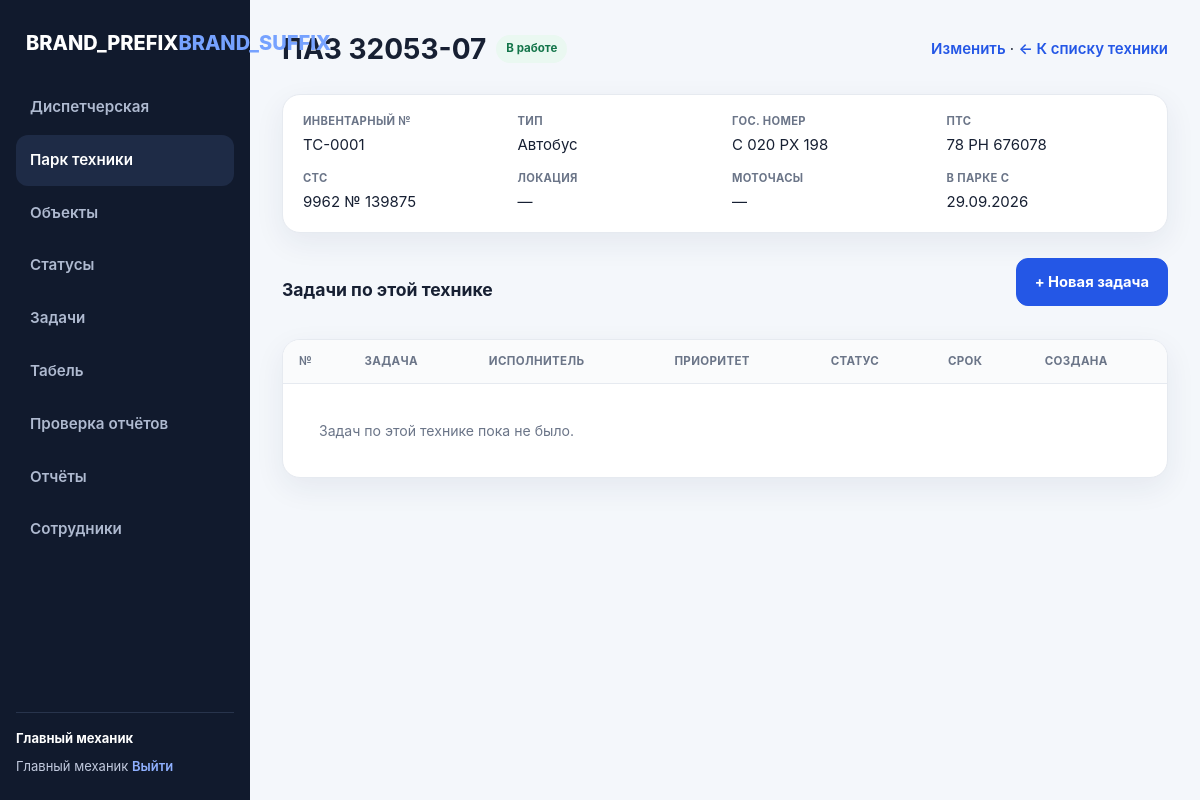
Page /equipment_view.php?id=1 (signed in) on the committed database.
### tables this page shows
CREATE TABLE IF NOT EXISTS users (
    id INT UNSIGNED AUTO_INCREMENT PRIMARY KEY,
    full_name VARCHAR(255) NOT NULL,
    username VARCHAR(100) NOT NULL UNIQUE,
    password_hash VARCHAR(255) NOT NULL,
    role ENUM('admin','mechanic') NOT NULL DEFAULT 'mechanic',
    phone VARCHAR(50) DEFAULT NULL,
    is_active TINYINT(1) NOT NULL DEFAULT 1,
    created_at DATETIME NOT NULL DEFAULT CURRENT_TIMESTAMP
);

CREATE TABLE IF NOT EXISTS equipment (
    id INT UNSIGNED AUTO_INCREMENT PRIMARY KEY,
    inventory_number VARCHAR(100) NOT NULL UNIQUE,
    name VARCHAR(255) NOT NULL,
    type VARCHAR(150) DEFAULT NULL,
    reg_number VARCHAR(50) DEFAULT NULL,
    pts VARCHAR(50) DEFAULT NULL,
    sts VARCHAR(50) DEFAULT NULL,
    location VARCHAR(255) DEFAULT NULL,
    status ENUM('working','repair','idle') NOT NULL DEFAULT 'working',
    engine_hours INT UNSIGNED DEFAULT NULL,
    notes TEXT DEFAULT NULL,
    is_active TINYINT(1) NOT NULL DEFAULT 1,
    created_at DATETIME NOT NULL DEFAULT CURRENT_TIMESTAMP
);

### public_html/includes/db.php (called while the page is built, shortened)
<?php
function db(): PDO
{
    static $pdo = null;
    if ($pdo === null) {
        $dsn = 'mysql:host=' . DB_HOST . ';dbname=' . DB_NAME . ';charset=' . DB_CHARSET;
        try {
            $pdo = new PDO($dsn, DB_USER, DB_PASS, [
                PDO::ATTR_ERRMODE => PDO::ERRMODE_EXCEPTION,
                PDO::ATTR_DEFAULT_FETCH_MODE => PDO::FETCH_ASSOC,
                PDO::ATTR_EMULATE_PREPARES => false,
            ]);
        } catch (PDOException $e) {
            if (APP_DEBUG) {
                die('Ошибка подключения к базе данных: ' . htmlspecialchars($e->getMessage()));
            }
            die('Не удалось подключиться к базе данных. Обратитесь к администратору.');
        }
    }
    return $pdo;
}

### public_html/includes/auth.php (called while the page is built, shortened)
<?php
function current_user(bool $forceReset = false): ?array
{
    static $computed = false;
    static $cached = null;
    if ($computed) {
        return $cached;
    }
    $computed = true;
    $stmt = db()->prepare('SELECT * FROM users WHERE id = ? AND is_active = 1 LIMIT 1');
    $stmt->execute([$_SESSION['user_id']]);
    $user = $stmt->fetch();
    $cached = $user ?: null;
    return $cached;
}
function is_admin(): bool
{
    $user = current_user();
    return $user !== null && $user['role'] === 'admin';
}
function require_login(): array
{
    $user = current_user();
    return $user;
}

### public_html/includes/functions.php (called while the page is built, shortened)
<?php
function e(?string $value): string
{
    return htmlspecialchars($value ?? '', ENT_QUOTES, 'UTF-8');
}
function equipment_status_label(string $status): string
{
    return match ($status) {
        'working' => 'В работе',
        'repair' => 'На ремонте',
        'idle' => 'Простой',
        default => $status,
    };
}
function equipment_status_class(string $status): string
{
    return match ($status) {
        'working' => 'badge-verified',
        'repair' => 'badge-rejected',
        'idle' => 'badge-new',
        default => '',
    };
}
function fmt_date(?string $datetime): string
{
    $ts = strtotime($datetime);
    return $ts ? date('d.m.Y', $ts) : '—';
}
function role_label(string $role): string
{
    return match ($role) {
        'admin' => 'Главный механик',
        'mechanic' => 'Механик участка',
        'fitter' => 'Слесарь',
        'manager' => 'Менеджер',
        default => $role,
    };
}

### public_html/equipment_view.php (the view, shortened to what this page needs)
<?php
$user = require_login();
$id = (int) ($_GET['id'] ?? 0);
$stmt = db()->prepare('SELECT * FROM equipment WHERE id = ?');
$stmt->execute([$id]);
$eq = $stmt->fetch();
$tasksStmt = db()->prepare(
    'SELECT t.*, u1.full_name AS assignee_name, u2.full_name AS creator_name
     FROM tasks t
     LEFT JOIN users u1 ON u1.id = t.assignee_id
     LEFT JOIN users u2 ON u2.id = t.created_by
     WHERE t.equipment_id = ?
     ORDER BY t.created_at DESC'
);
$tasksStmt->execute([$id]);
$tasks = $tasksStmt->fetchAll();
require __DIR__ . '/includes/header.php';
?>
<div class="page-head">
    <h1><?= e($eq['name']) ?> <span class="badge <?= equipment_status_class($eq['status']) ?>"><?= equipment_status_label($eq['status']) ?></span></h1>
    <div>
        <?php if (is_admin()): ?><a href="equipment_edit.php?id=<?= (int) $eq['id'] ?>" class="btn-link">Изменить</a> · <?php endif; ?>
        <a href="equipment.php" class="btn-link">← К списку техники</a>
    </div>
</div>
<div class="detail-grid">
    <div><span class="label">Инвентарный №</span><?= e($eq['inventory_number']) ?></div>
    <div><span class="label">Тип</span><?= e($eq['type'] ?? '—') ?></div>
    <div><span class="label">Гос. номер</span><?= e($eq['reg_number'] ?? '—') ?></div>
    <div><span class="label">ПТС</span><?= e($eq['pts'] ?? '—') ?></div>
    <div><span class="label">СТС</span><?= e($eq['sts'] ?? '—') ?></div>
    <div><span class="label">Локация</span><?= e($eq['location'] ?? '—') ?></div>
    <div><span class="label">Моточасы</span><?= $eq['engine_hours'] !== null ? e((string) $eq['engine_hours']) : '—' ?></div>
    <div><span class="label">В парке с</span><?= fmt_date($eq['created_at']) ?></div>
</div>
<div class="page-head">
    <h2>Задачи по этой технике</h2>
    <?php if (is_admin()): ?>
        <a href="task_create.php?equipment_id=<?= (int) $eq['id'] ?>" class="btn btn-primary">+ Новая задача</a>
    <?php endif; ?>
</div>
<div class="table-wrap">
<table class="data-table">
    <thead>
        <tr><th>№</th><th>Задача</th><th>Исполнитель</th><th>Приоритет</th><th>Статус</th><th>Срок</th><th>Создана</th></tr>
    </thead>
    <tbody>
    <?php if (!$tasks): ?>
        <tr><td colspan="7" class="empty-cell">Задач по этой технике пока не было.</td></tr>
    <?php endif; ?>
    </tbody>
</table>
</div>
<?php require __DIR__ . '/includes/footer.php'; ?>

### public_html/includes/header.php (shortened to what this page needs)
<?php
$user = $user ?? current_user();
$currentPage = basename($_SERVER['SCRIPT_NAME']);
?>
<!DOCTYPE html>
<html lang="ru">
<head>
<link rel="stylesheet" href="assets/style.css?v=<?= @filemtime(__DIR__ . '/../assets/style.css') ?: time() ?>">
<link rel="stylesheet" href="assets/board.css?v=<?= @filemtime(__DIR__ . '/../assets/board.css') ?: time() ?>">
</head>
<body>
<?php if ($user): ?>
<div class="app">
  <aside class="sidebar">
    <div class="brand"><?= BRAND_PREFIX ?><span><?= BRAND_SUFFIX ?></span></div>
    <nav id="mainNav">
        <?php if ($user['role'] === 'admin'): ?>
            <a href="dashboard.php" class="<?= $currentPage === 'dashboard.php' ? 'active' : '' ?>">Диспетчерская</a>
            <a href="equipment.php" class="<?= in_array($currentPage, ['equipment.php','equipment_view.php','equipment_edit.php']) ? 'active' : '' ?>">Парк техники</a>
            <a href="objects.php" class="<?= $currentPage === 'objects.php' ? 'active' : '' ?>">Объекты</a>
            <a href="statuses.php" class="<?= $currentPage === 'statuses.php' ? 'active' : '' ?>">Статусы</a>
            <a href="tasks.php" class="<?= in_array($currentPage, ['tasks.php','task_view.php','task_create.php','task_edit.php']) ? 'active' : '' ?>">Задачи</a>
            <a href="timesheet.php" class="<?= $currentPage === 'timesheet.php' ? 'active' : '' ?>">Табель</a>
            <a href="report_today.php" class="<?= $currentPage === 'report_today.php' ? 'active' : '' ?>">Проверка отчётов</a>
            <a href="reports.php" class="<?= $currentPage === 'reports.php' ? 'active' : '' ?>">Отчёты</a>
            <a href="users.php" class="<?= in_array($currentPage, ['users.php','user_edit.php']) ? 'active' : '' ?>">Сотрудники</a>
        <?php elseif ($user['role'] === 'manager'): ?>
            <a href="equipment.php" class="<?= in_array($currentPage, ['equipment.php','equipment_view.php']) ? 'active' : '' ?>">Парк техники</a>
        <?php endif; ?>
    </nav>
    <div class="userbox">
        <span class="userbox-info"><b><?= e($user['full_name']) ?></b><br>
        <?= e(role_label($user['role'])) ?></span>
        <a href="logout.php" class="userbox-logout">Выйти</a>
    </div>
  </aside>
  <main class="main">
<?php endif; ?>
<div class="container">

### public_html/includes/footer.php (shortened to what this page needs)
</div>
<?php if (!empty($user)): ?>
  </main>
</div>
<?php endif; ?>
</body>
</html>

### public_html/assets/style.css (style rules this page uses)
:root { --bg: #f4f7fb; --surface: #ffffff; --border: #e6eaf0; --text: #172033; --text-muted: #6b7588; --primary: #2457e6; --primary-dark: #1c46bf; --accent2: #eef3ff; --danger: #d93232; --danger-bg: #fff0f0; --warn: #a65d00; --warn-bg: #fff5e7; --success: #14754a; --success-bg: #eaf8f1; --neutral-bg: #eef1f5; --shadow: 0 10px 30px rgba(30,47,80,.07); --radius: 18px; }
* { box-sizing: border-box; }
body { margin: 0; font-family: Inter, -apple-system, BlinkMacSystemFont, "Segoe UI", Roboto, Helvetica, Arial, sans-serif; background: var(--bg); color: var(--text); font-size: 15px; line-height: 1.5; }
a { color: var(--primary); text-decoration: none; }
h1 { font-size: 1.75rem; margin: 0; }
h2 { font-size: 1.1rem; margin: 28px 0 12px; }
.app { min-height: 100vh; display: grid; grid-template-columns: 250px 1fr; }
.sidebar { background: #111a2d; color: #fff; padding: 24px 16px; position: sticky; top: 0; height: 100vh; display: flex; flex-direction: column; }
.brand { font-weight: 800; font-size: 20px; padding: 4px 10px 24px; color: #fff; }
.brand span { color: #76a2ff; }
#mainNav { display: flex; flex-direction: column; gap: 2px; flex: 1; }
#mainNav a { width: 100%; border: 0; background: none; color: #afbad0; text-align: left; padding: 14px 14px; min-height: 44px; box-sizing: border-box; display: flex; align-items: center; border-radius: 12px; cursor: pointer; font-weight: 600; font-size: 0.95rem; touch-action: manipulation; }
#mainNav a.active { background: #1e2b46; color: #fff; }
.userbox { border-top: 1px solid #28344c; padding-top: 16px; color: #c2cade; font-size: 13px; margin-top: 12px; }
.userbox b { color: #fff; }
.userbox a { color: #8fb0ff; display: inline-block; margin-top: 8px; font-weight: 600; }
.main { min-width: 0; }
.container { max-width: 1300px; margin: 0 auto; padding: 28px 32px 60px; }
.btn { display: inline-flex; align-items: center; justify-content: center; min-height: 44px; padding: 12px 18px; border-radius: 11px; border: 1px solid #dce2ea; background: var(--surface); color: var(--text); cursor: pointer; font-size: 0.92rem; font-weight: 700; touch-action: manipulation; }
.btn-primary { background: var(--primary); border-color: var(--primary); color: #fff; border-radius: 12px; }
.btn-link { background: none; border: none; color: var(--primary); cursor: pointer; padding: 6px 0; font-size: inherit; font-weight: 600; min-height: 32px; touch-action: manipulation; }
.page-head { display: flex; justify-content: space-between; align-items: center; gap: 12px; flex-wrap: wrap; margin-bottom: 24px; }
.page-head h1 { display: flex; align-items: center; gap: 10px; flex-wrap: wrap; }
.table-wrap { overflow-x: auto; background: var(--surface); border: 1px solid var(--border); border-radius: var(--radius); box-shadow: var(--shadow); margin-bottom: 20px; }
.data-table { width: 100%; border-collapse: collapse; min-width: 640px; }
.data-table th, .data-table td { padding: 13px 16px; text-align: left; border-bottom: 1px solid var(--border); font-size: 0.88rem; white-space: nowrap; }
.data-table th { color: var(--text-muted); font-weight: 700; font-size: 0.72rem; text-transform: uppercase; letter-spacing: 0.03em; background: #fafbfc; }
.data-table tr:last-child td { border-bottom: none; }
.empty-cell { text-align: center; color: var(--text-muted); padding: 36px !important; white-space: normal; }
.badge { display: inline-flex; align-items: center; padding: 5px 10px; border-radius: 999px; font-size: 0.72rem; font-weight: 700; background: var(--neutral-bg); color: #485267; white-space: nowrap; }
.badge-verified { background: var(--success-bg); color: var(--success); }
.detail-grid { display: grid; grid-template-columns: repeat(auto-fit, minmax(180px, 1fr)); gap: 14px; background: var(--surface); border: 1px solid var(--border); border-radius: var(--radius); box-shadow: var(--shadow); padding: 18px 20px; margin-bottom: 16px; }
.detail-grid .label { display: block; font-size: 0.7rem; color: var(--text-muted); text-transform: uppercase; letter-spacing: 0.03em; margin-bottom: 4px; font-weight: 700; }
.table-wrap, .kanban, .sidebar, .kanban-col-body { -webkit-overflow-scrolling: touch; }

### rows in the picture
users: full_name "Главный механик", role "Главный механик"
equipment: name "ПАЗ 32053-07", status "В работе", inventory_number "ТС-0001", type "Автобус", reg_number "С 020 РХ 198", pts "78 РН 676078", sts "9962 № 139875", location "—", created_at "29.09.2026"

### other values in the picture
BRAND_PREFIX "BRAND_PREFIX"
BRAND_SUFFIX "BRAND_SUFFIX"
